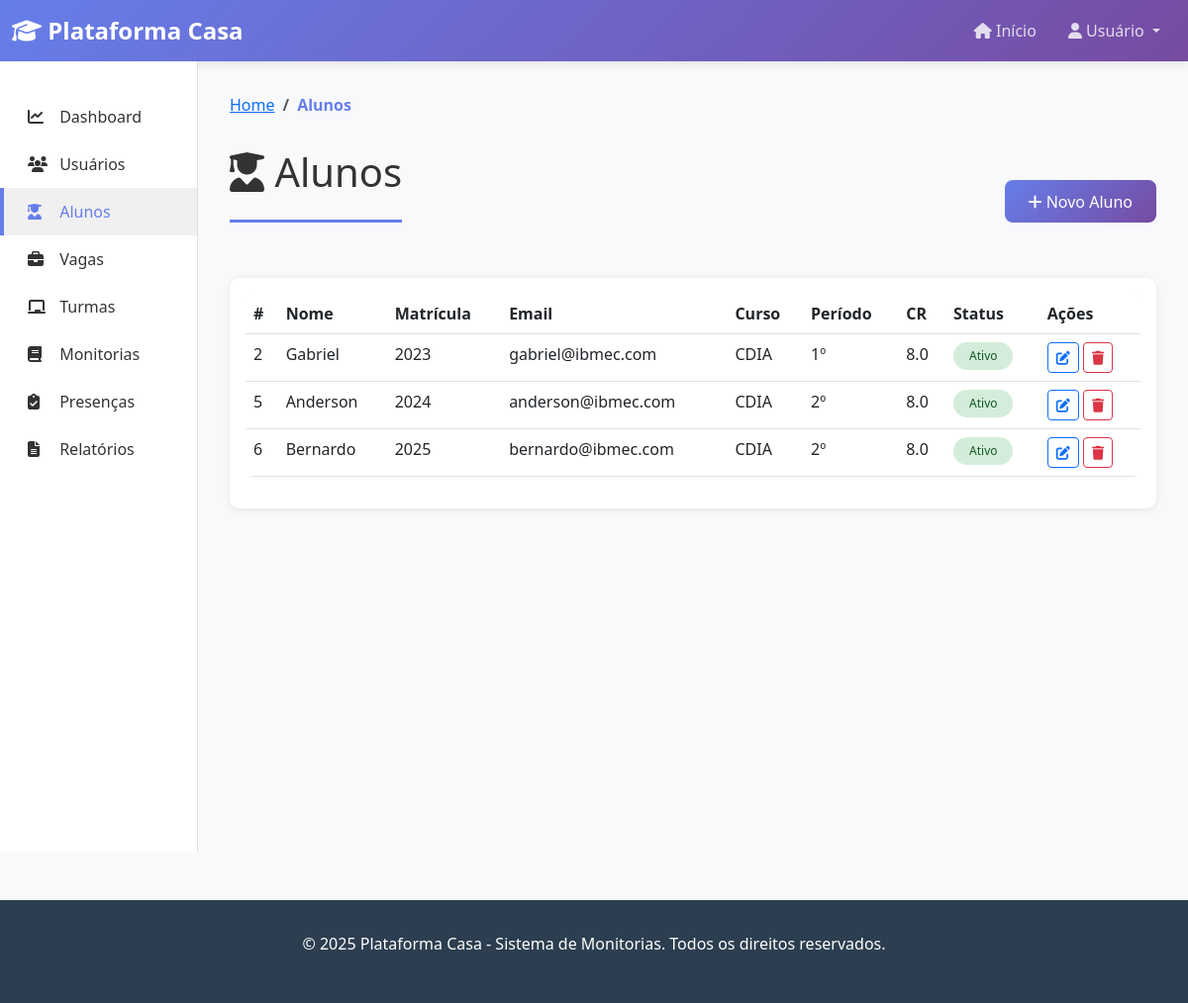
Page /alunos/ on the committed database.
### plataforma_Casa/models.py (models this page shows, shortened)
class Usuario(models.Model):
    nome = models.CharField(max_length=100)
    email = models.EmailField(max_length=100)
    tipo_usuario = models.ForeignKey(TipoUsuario, on_delete=models.CASCADE)
    ativo = models.BooleanField(default=True)

class Aluno(Usuario):
    matricula = models.CharField(max_length=20, unique=True)
    curso = models.ForeignKey(Curso, on_delete=models.CASCADE)
    data_ingresso = models.DateField()
    periodo = models.IntegerField()
    cr_geral = models.FloatField()

class Usuario(models.Model):
    nome = models.CharField(max_length=100)
    email = models.EmailField(max_length=100)
    tipo_usuario = models.ForeignKey(TipoUsuario, on_delete=models.CASCADE)
    ativo = models.BooleanField(default=True)

class Curso(models.Model):
    nome = models.CharField(max_length=50)
    ativo = models.BooleanField(default=True)

### plataforma_Casa/views.py (the view)
# urls.py: path('alunos/', views.listar_alunos, name='listar_alunos'),
def listar_alunos(request):
    alunos = Aluno.objects.all().select_related('curso', 'tipo_usuario')
    curso_filtro = request.GET.get('curso')
    if curso_filtro:
        alunos = alunos.filter(curso__id=curso_filtro)
    periodo_filtro = request.GET.get('periodo')
    if periodo_filtro:
        alunos = alunos.filter(periodo=periodo_filtro)
    context = {
        'alunos': alunos,
        'cursos': Curso.objects.all(),
    }
    return render(request, 'alunos/listar.html', context)

### plataforma_Casa/templates/alunos/listar.html (shortened to what this page needs)
{% extends 'base.html' %}
{% block content %}
<nav aria-label="breadcrumb">
    <ol class="breadcrumb">
        <li class="breadcrumb-item"><a href="{% url 'dashboard' %}">Home</a></li>
        <li class="breadcrumb-item active">Alunos</li>
    </ol>
</nav>
<div class="d-flex justify-content-between align-items-center mb-4">
    <div class="page-title">
        <h1><i class="fas fa-user-graduate"></i> Alunos</h1>
    </div>
    <a href="{% url 'criar_aluno' %}" class="btn btn-primary">
        <i class="fas fa-plus"></i> Novo Aluno
    </a>
</div>
<div class="card">
    <div class="card-body">
        <div class="table-responsive">
            <table class="table table-hover">
                <thead>
                    <tr>
                        <th>#</th>
                        <th>Nome</th>
                        <th>Matrícula</th>
                        <th>Email</th>
                        <th>Curso</th>
                        <th>Período</th>
                        <th>CR</th>
                        <th>Status</th>
                        <th>Ações</th>
                    </tr>
                </thead>
                <tbody>
                    {% for aluno in alunos %}
                        <tr>
                            <td>{{ aluno.id }}</td>
                            <td>{{ aluno.nome }}</td>
                            <td>{{ aluno.matricula }}</td>
                            <td>{{ aluno.email }}</td>
                            <td>{{ aluno.curso.nome }}</td>
                            <td>{{ aluno.periodo }}º</td>
                            <td>{{ aluno.cr_geral }}</td>
                            <td>
                                <span class="badge {% if aluno.ativo %}status-active{% else %}status-inactive{% endif %}">
                                    {% if aluno.ativo %}Ativo{% else %}Inativo{% endif %}
                                </span>
                            </td>
                            <td>
                                <a href="{% url 'editar_aluno' aluno.id %}" class="btn btn-sm btn-outline-primary">
                                    <i class="fas fa-edit"></i>
                                </a>
                                <a href="{% url 'deletar_aluno' aluno.id %}" class="btn btn-sm btn-outline-danger" onclick="return confirm('Tem certeza?')">
                                    <i class="fas fa-trash"></i>
                                </a>
                            </td>
                        </tr>
                    {% empty %}
                        <tr>
                            <td colspan="9" class="text-center text-muted py-4">
                                Nenhum aluno encontrado.
                            </td>
                        </tr>
                    {% endfor %}
                </tbody>
            </table>
        </div>
    </div>
</div>
{% endblock %}

### plataforma_Casa/templates/base.html (style rules this page uses)
* { margin: 0; padding: 0; box-sizing: border-box; }
body { background-color: #f8f9fa; font-family: 'Segoe UI', Tahoma, Geneva, Verdana, sans-serif; }
.card { border: none; border-radius: 10px; box-shadow: 0 2px 8px rgba(0,0,0,0.08); transition: all 0.3s ease; margin-bottom: 1.5rem; }
.btn-primary { background: linear-gradient(135deg, #667eea 0%, #764ba2 100%); border: none; border-radius: 8px; padding: 0.6rem 1.5rem; transition: all 0.3s ease; }
.table { background: white; border-radius: 8px; overflow: hidden; }
.table thead { background-color: #f8f9fa; font-weight: 600; color: #333; }
.badge { padding: 0.5rem 1rem; border-radius: 20px; font-weight: 500; }
.status-active { background-color: #d4edda; color: #155724; }
.page-title { color: #333; font-weight: 700; margin-bottom: 2rem; border-bottom: 3px solid #667eea; padding-bottom: 1rem; }
.breadcrumb { background-color: transparent; padding: 0; margin-bottom: 2rem; }
.breadcrumb-item.active { color: #667eea; font-weight: 600; }

### rows in the picture
Aluno: id "2", nome "Gabriel", matricula "2023", email "gabriel@ibmec.com", curso.nome "CDIA", periodo "1", cr_geral "8.0"
Aluno: id "5", nome "Anderson", matricula "2024", email "anderson@ibmec.com", curso.nome "CDIA", periodo "2", cr_geral "8.0"
Aluno: id "6", nome "Bernardo", matricula "2025", email "bernardo@ibmec.com", curso.nome "CDIA", periodo "2", cr_geral "8.0"
